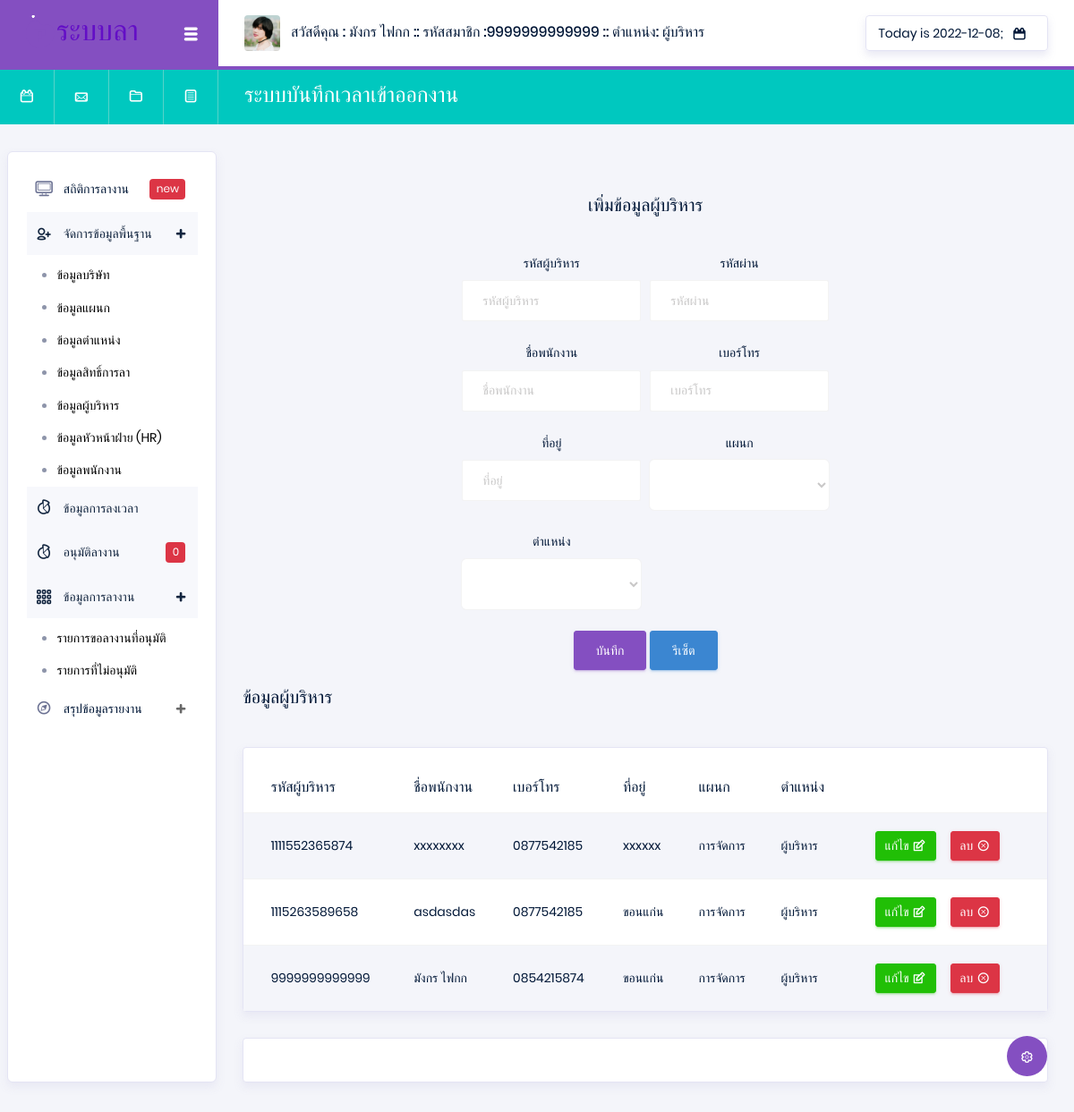
/index.php?p=employeeCEO (signed in), run on an earlier commit of the app's database.
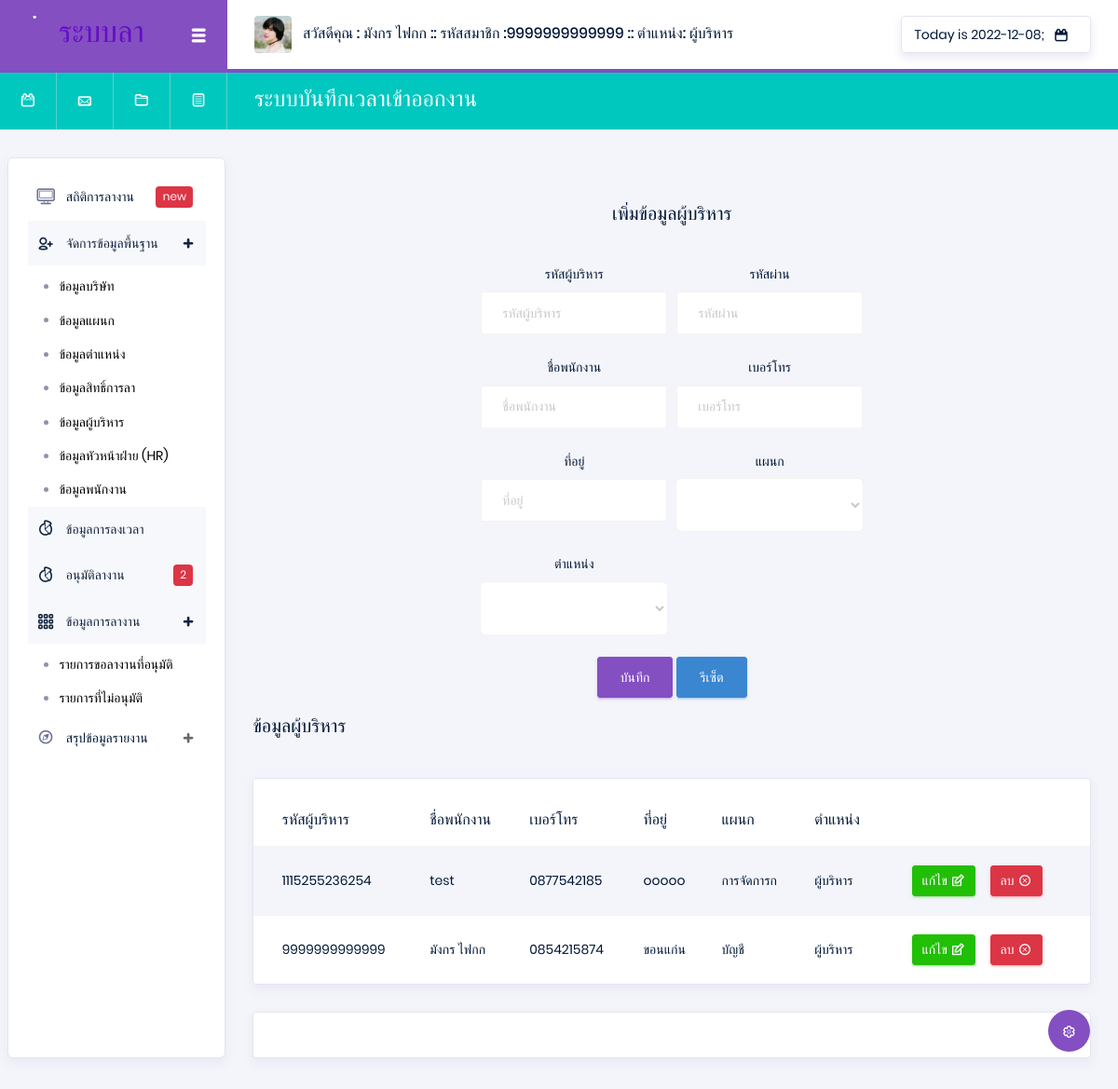
And on a later commit of the database.
### tables this page shows
CREATE TABLE `employee` (
  `Emp_id` varchar(13) NOT NULL,
  `Emp_name` varchar(50) NOT NULL,
  `Emp_tel` varchar(10) NOT NULL,
  `Emp_address` varchar(200) NOT NULL,
  `Dep_id` varchar(13) NOT NULL,
  `Pos_id` varchar(13) NOT NULL,
  `Emp_pass` varchar(100) NOT NULL
);

CREATE TABLE `department` (
  `Dep_id` varchar(13) NOT NULL,
  `Dep_name` varchar(50) NOT NULL
);

CREATE TABLE `position` (
  `Pos_id` varchar(13) NOT NULL,
  `Pos_name` varchar(50) NOT NULL
);

### api/showData.php (called while the page is built, shortened)
<?php
@$department = "SELECT * FROM department  ";
@$Sqldepartment = mysqli_query($con, $department) or die("Error in query: $department ");
@$position = "SELECT * FROM position  ";
@$Sqlposition = mysqli_query($con, $position) or die("Error in query: $position ");
$ps = 0;
$DataPos = [];
@$Sqlposition1 = mysqli_query($con, $position) or die("Error in query: $position ");
while ($Showposition1 = mysqli_fetch_array($Sqlposition1)) {
    $ps++;
    $DataPos[$ps]  =  $Showposition1['Pos_id'];
}
@$employeeCEO = "SELECT * FROM employee  WHERE Pos_id = '$DataPos[1]'   ";
@$SqlemployeeCEO = mysqli_query($con, $employeeCEO) or die("Error in query: $employeeCEO ");

### pages/system/employeeCEO.php (the view, shortened to what the changed rows need)
<div class="main-panel">
    <div class="content-wrapper">
        <br> <br>
        <center>
            <h5 class="mb-2 text-titlecase mb-4" id="buttonY">เพิ่มข้อมูลผู้บริหาร</h5>
            <div class="card-body col-md-6">
                <form class="forms-sample" action="./api/api_system.php" method="POST">
                    <div class="form-row">
                        <div class="form-group col-md-6 ">
                            <label for="exampleInputUsername1">รหัสผู้บริหาร</label>
                            <input type="text" class="form-control" name="Emp_id" id="Emp_id4" placeholder="รหัสผู้บริหาร" required>
                        </div>
                        <div class="form-group col-md-6 ">
                            <label for="exampleInputUsername1">รหัสผ่าน</label>
                            <input type="password" class="form-control" name="Emp_pass" id="Emp_pass" placeholder="รหัสผ่าน" required>
                        </div>
                        <div class="form-group col-md-6 ">
                            <label for="exampleInputUsername1">ชื่อพนักงาน</label>
                            <input type="text" class="form-control" name="Emp_name" id="Emp_name" placeholder="ชื่อพนักงาน" required>
                        </div>
                        <div class="form-group col-md-6 ">
                            <label for="exampleInputUsername1">เบอร์โทร</label>
                            <input type="text" class="form-control" name="Emp_tel" id="Emp_tel" placeholder="เบอร์โทร" required>
                        </div>
                        <div class="form-group col-md-6 ">
                            <label for="exampleInputUsername1">ที่อยู่</label>
                            <input type="text" class="form-control" name="Emp_address" id="Emp_address" placeholder="ที่อยู่" required>
                        </div>
                        <div class="form-group col-md-6 ">
                            <label for="exampleInputUsername1">แผนก</label>
                            <select class="form-control form-control-lg" name="Dep_id" id="exampleFormControlSelect1">
                                <option id="Dep_id" value="" selected> </option>
                                <?php
                                while ($Showdepartment = mysqli_fetch_array($Sqldepartment)) {
                                ?>
                                    <option value="<?php echo $Showdepartment['Dep_id'] ?>"><?php echo $Showdepartment['Dep_name'] ?> </option>
                                <?php }  ?>
                            </select>
                        </div>
                        <div class="form-group col-md-6 ">
                            <label for="exampleInputUsername1">ตำแหน่ง</label>
                            <select class="form-control form-control-lg" name="Pos_id" id="exampleFormControlSelect1">
                                <option id="Pos_id" value="" selected> </option>
                                <?php
                                while ($Showposition = mysqli_fetch_array($Sqlposition)) {
                                ?>
                                    <option value="<?php echo $Showposition['Pos_id'] ?>"><?php echo $Showposition['Pos_name'] ?> </option>
                                <?php }  ?>
                            </select>
                        </div>
                    </div>
                    <button type="submit" class="btn btn-primary" id="buttonY"> บันทึก</button>
                    <a onclick="nullEmployee()" class="btn btn-info" i>รีเซ็ต </a>
                </form>
            </div>
        </center>
        <?php
        extract(@$_GET);
        ?>
        <div class="row">
            <div class="col-xl-6 grid-margin stretch-card flex-column">
                <h5 class="mb-2 text-titlecase mb-4">ข้อมูลผู้บริหาร</h5>
            </div>
        </div>
        <div class="row">
            <div class="col-md-12">
                <div class="card">
                    <div class="table-responsive pt-3">
                        <table class="table table-striped project-orders-table">
                            <thead>
                                <tr>
                                    <th class="ml-5">รหัสผู้บริหาร</th>
                                    <th>ชื่อพนักงาน</th>
                                    <th>เบอร์โทร</th>
                                    <th>ที่อยู่</th>
                                    <th>แผนก</th>
                                    <th>ตำแหน่ง</th>
                                </tr>
                            </thead>
                            <tbody>
                                <?php
                                while ($ShowmployeetCEO = mysqli_fetch_array($SqlemployeeCEO)) {
                                ?>
                                    <tr>
                                        <td> <?php echo $ShowmployeetCEO['Emp_id'] ?> </td>
                                        <td><?php echo $ShowmployeetCEO['Emp_name'] ?></td>
                                        <td><?php echo $ShowmployeetCEO['Emp_tel'] ?></td>
                                        <td><?php echo $ShowmployeetCEO['Emp_address'] ?></td>
                                        <td><?php
                                            $Dep_id = $ShowmployeetCEO['Dep_id'];
                                            @$SqlsDep = "SELECT * FROM department WHERE  Dep_id =  '$Dep_id' ";
                                            @$SqlsDepData = mysqli_query($con, $SqlsDep) or die("Error in query: $SqlsDep ");
                                            while ($ShowSqlsDepData = mysqli_fetch_array($SqlsDepData)) {
                                                @$Dep_name = $ShowSqlsDepData['Dep_name'];
                                            }
                                            echo $Dep_name;
                                            ?></td>
                                        <td><?php
                                            $Pos_id = $ShowmployeetCEO['Pos_id'];
                                            @$ShowPosition = "SELECT * FROM position WHERE  Pos_id =  '$Pos_id' ";
                                            @$SQLShowPosition = mysqli_query($con, $ShowPosition) or die("Error in query: $ShowPosition ");
                                            while ($Showposition = mysqli_fetch_array($SQLShowPosition)) {
                                                @$Pos_name = $Showposition['Pos_name'];
                                            }
                                            echo $Pos_name;
                                            ?></td>
                                        <td>
                                            <div class="d-flex align-items-center">
                                                <button type="button" data-toggle="modal" data-target="#addnullEmployee" onclick="edtiEmployee(Emp_id =<?php echo $ShowmployeetCEO['Emp_id'] ?>)" class="btn btn-success btn-sm btn-icon-text mr-3">
                                                    แก้ไข
                                                    <i class="typcn typcn-edit btn-icon-append"></i>
                                                </button>
                                                <a href="./api/api_system.php?str=deleteEmployee&str2=employeeCEO&Emp_id=<?php echo $ShowmployeetCEO['Emp_id']; ?>" onclick="return confirm('คุณแน่ใจว่าจะลบข้อมูลใช่หรือไม่');" type="button" class="btn btn-danger btn-sm btn-icon-text">
                                                    ลบ
                                                    <i class="typcn typcn-delete-outline btn-icon-append"></i>
                                                </a>
                                            </div>
                                        </td>
                                    </tr>
                                <?php } ?>
                            </tbody>
                        </table>
                    </div>
                </div>
            </div>
        </div>
    </div>
    <footer class="footer">
        <div class="card">
            <div class="card-body">
            </div>
        </div>
    </footer>
</div>

### ListNan.php (shortened to what the changed rows need)
<?php
@$leavefd = "SELECT * FROM `leave` WHERE  Leave_status = 1 ORDER BY Leave_date DESC;   ";
@$Sqlleavefd = mysqli_query($con, $leavefd) or die("Error in query: $leavefd ");
@$numd = mysqli_num_rows($Sqlleavefd);
?>
<nav class="sidebar sidebar-offcanvas" id="sidebar">
  <ul class="nav">
    <li class="nav-item">
      <a class="nav-link" href="#">
        <i class="typcn typcn-device-desktop menu-icon"></i>
        <span class="menu-title">สถิติการลางาน</span>
        <div class="badge badge-danger">new</div>
      </a>
    </li>
    <li class="nav-item">
      <a class="nav-link" data-toggle="collapse" href="#auth" aria-expanded="false" aria-controls="auth">
        <i class="typcn typcn-user-add-outline menu-icon"></i>
        <span class="menu-title">จัดการข้อมูลพื้นฐาน</span>
        <i class="menu-arrow"></i>
      </a>
      <div class="collapse" id="auth">
        <ul class="nav flex-column sub-menu">
          <li class="nav-item"> <a class="nav-link" href="index.php?p=constant"> ข้อมูลบริษัท </a></li>
          <li class="nav-item"> <a class="nav-link" href="index.php?p=department"> ข้อมูลแผนก </a></li>
          <li class="nav-item"> <a class="nav-link" href="index.php?p=position"> ข้อมูลตำแหน่ง </a></li>
          <li class="nav-item"> <a class="nav-link" href="index.php?p=peleave"> ข้อมูลสิทธิ์การลา </a></li>
          <li class="nav-item"> <a class="nav-link" href="index.php?p=employeeCEO"> ข้อมูลผู้บริหาร </a></li>
          <li class="nav-item"> <a class="nav-link" href="index.php?p=employeeHR"> ข้อมูลหัวหน้าฝ่าย (HR) </a></li>
          <li class="nav-item"> <a class="nav-link" href="index.php?p=employeeEmp"> ข้อมูลพนักงาน </a></li>
        </ul>
      </div>
    </li>
    <li class="nav-item">
      <a class="nav-link" href="index.php?p=timetable">
        <i class="typcn typcn-chart-pie-outline menu-icon"></i>
        <span class="menu-title">ข้อมูลการลงเวลา</span>
      </a>
    </li>
    <li class="nav-item">
      <a class="nav-link" href="index.php?p=leave1">
        <i class="typcn typcn-chart-pie-outline menu-icon"></i>
        <span class="menu-title">อนุมัติลางาน</span>
        <div class="badge badge-danger"><?php echo $numd ?></div>
      </a>
    </li>
    <li class="nav-item">
      <a class="nav-link" data-toggle="collapse" href="#tables" aria-expanded="false" aria-controls="tables">
        <i class="typcn typcn-th-small-outline menu-icon"></i>
        <span class="menu-title">ข้อมูลการลางาน</span>
        <i class="menu-arrow"></i>
      </a>
      <div class="collapse" id="tables">
        <ul class="nav flex-column sub-menu">
          <li class="nav-item"> <a class="nav-link" href="index.php?p=leave2">รายการขอลางานที่อนุมัติ</a></li>
          <li class="nav-item"> <a class="nav-link" href="index.php?p=leave3">รายการที่ไม่อนุมัติ</a></li>
        </ul>
      </div>
    </li>
    <li class="nav-item">
      <a class="nav-link" data-toggle="collapse" href="#icons" aria-expanded="false" aria-controls="icons">
        <i class="typcn typcn-compass menu-icon"></i>
        <span class="menu-title">สรุปข้อมูลรายงาน</span>
        <i class="menu-arrow"></i>
      </a>
    </li>
  </ul>
</nav>

What changed in the data, as far as the page shows it:
removed employee: Emp_id "1111552365874", Emp_name "xxxxxxxx", Emp_tel "0877542185", Emp_address "xxxxxx", Dep.Dep_name "การจัดการ", Pos.Pos_name "ผู้บริหาร"
removed employee: Emp_id "1115263589658", Emp_name "asdasdas", Emp_tel "0877542185", Emp_address "ขอนแก่น", Dep.Dep_name "การจัดการ", Pos.Pos_name "ผู้บริหาร"
added employee: Emp_id "1115255236254", Emp_name "test", Emp_tel "0877542185", Emp_address "ooooo", Dep.Dep_name "การจัดการก", Pos.Pos_name "ผู้บริหาร"
changed employee "มังกร ไฟกก": Dep.Dep_name "การจัดการ" → "บัญชี"
Also different on the page:
$numd: "0" → "2"
